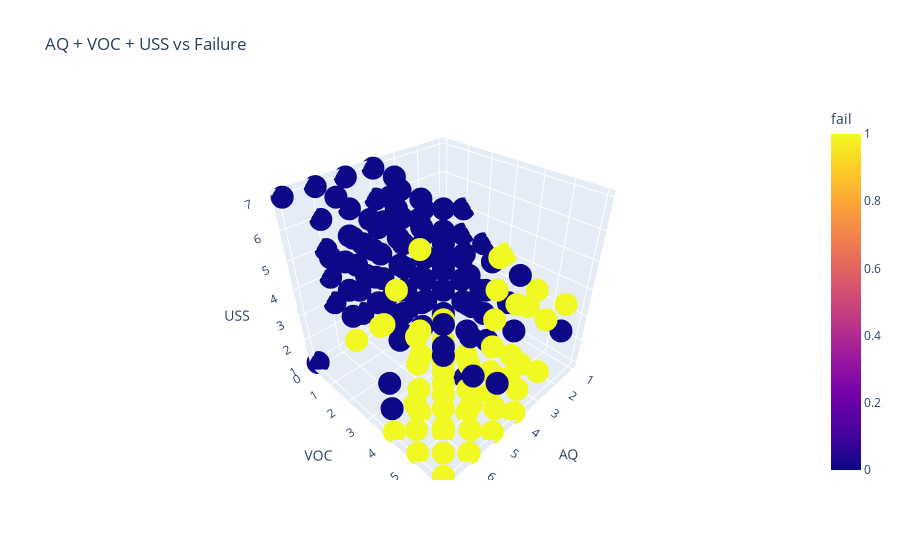

Notebook source saved alongside this figure:
### Markdown cell above
Machines that fails, have higher VOC. Boxes does not overlap much.

Higher AQ, more Likely to Fail
Overlap exists, there's still a noticeable shift upward in AQ for failing machines. The boxplots overlap more than VOC did, so it’s still useful, but maybe less predictive than VOC.

Lastly we see machines that are failing are showing lower USS readings, which likely means the sensor detects something is too close or something disrupting.

Also see a correlation between AQ and VOC, which is trustful according to these observations.

### Code cell
#AQ is high,VOC is high,USS is low
px.scatter_3d(df, x='AQ', y='VOC', z='USS', color='fail', title='AQ + VOC + USS vs Failure')

### Figure 1 — Plotly figure (JSON) as saved in the notebook; plotly's stock layout.template omitted (floating-point values rounded to 4 significant figures; data arrays with more than 128 entries replaced by an {"elided": "..."} marker saying what was removed)
{"data": [{"hovertemplate": "AQ=%{x}<br>VOC=%{y}<br>USS=%{z}<br>fail=%{marker.color}<extra></extra>", "legendgroup": "", "marker": {"color": {"elided": "755 int values"}, "coloraxis": "coloraxis", "symbol": "circle"}, "mode": "markers", "name": "", "scene": "scene", "showlegend": false, "type": "scatter3d", "x": {"elided": "755 int values"}, "y": {"elided": "755 int values"}, "z": {"elided": "755 int values"}}], "layout": {"coloraxis": {"colorbar": {"title": {"text": "fail"}}, "colorscale": [[0, "#0d0887"], [0.1111, "#46039f"], [0.2222, "#7201a8"], [0.3333, "#9c179e"], [0.4444, "#bd3786"], [0.5556, "#d8576b"], [0.6667, "#ed7953"], [0.7778, "#fb9f3a"], [0.8889, "#fdca26"], [1, "#f0f921"]]}, "legend": {"tracegroupgap": 0}, "scene": {"domain": {"x": [0, 1], "y": [0, 1]}, "xaxis": {"title": {"text": "AQ"}}, "yaxis": {"title": {"text": "VOC"}}, "zaxis": {"title": {"text": "USS"}}}, "title": {"text": "AQ + VOC + USS vs Failure"}}}
